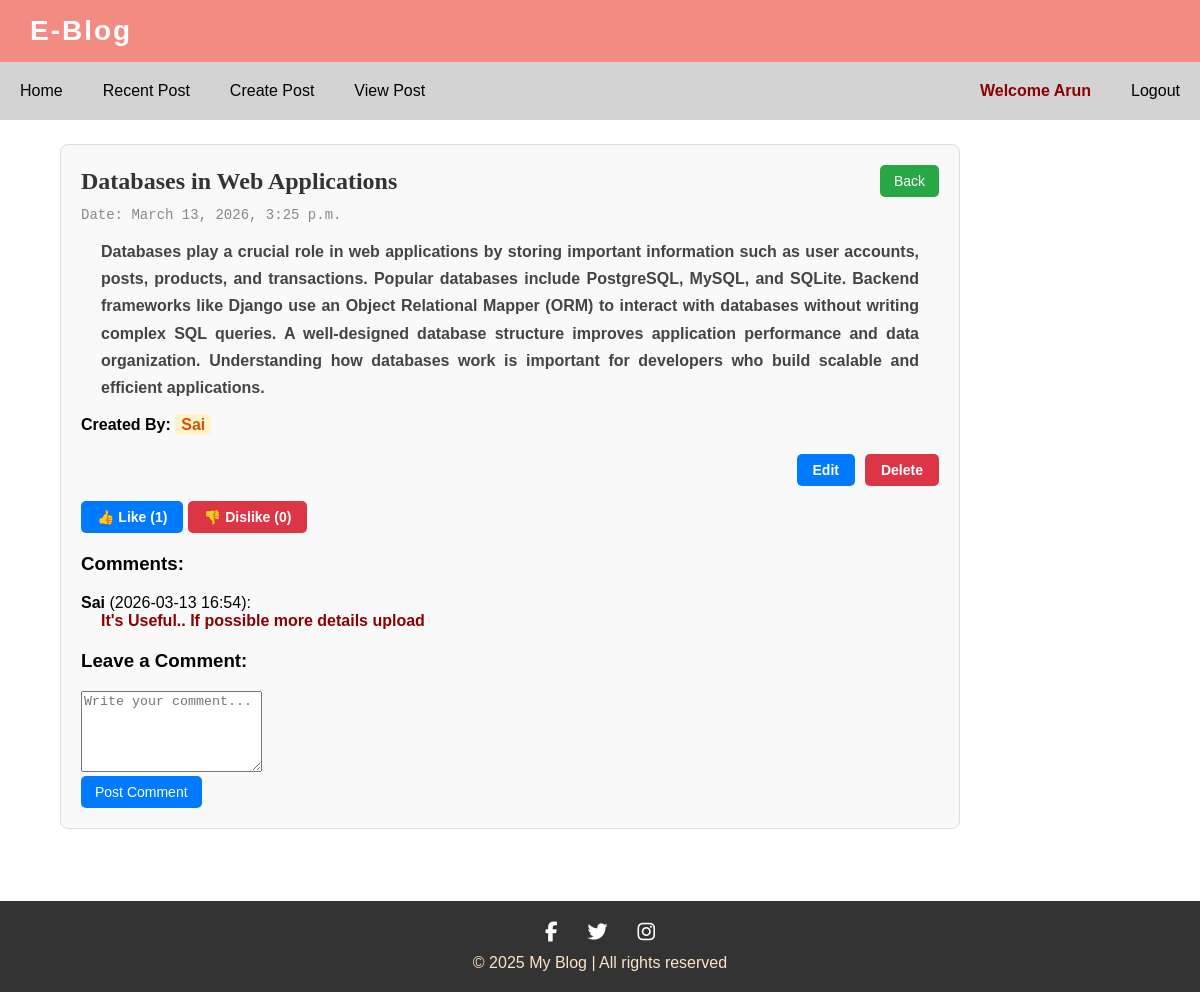
The app's page /descpost/10/ (signed in) with its own data.
### Blogapp/models.py (models this page shows)
class Post(models.Model):
    title = models.CharField(max_length=55)
    short_description = models.TextField(max_length=400)
    description = models.TextField(max_length=1000)
    created_by =models.DateTimeField(auto_now_add=True)
    user =models.ForeignKey(User,on_delete=models.CASCADE)

class Comment(models.Model):
    post = models.ForeignKey(Post,on_delete=models.CASCADE)
    user =models.ForeignKey(User,on_delete=models.CASCADE)
    content = models.TextField()
    created_at = models.DateTimeField(auto_now_add=True)

### Blogapp/views.py (the view, shortened to what this page needs)
# urls.py: path('descpost/<int:id>/',DetailedPost.as_view(),name="detailpost"),
class DetailedPost(View):
    def get(self,request,id):
        type = None
        user_obj =User_Reg.objects.filter(user=request.user).first()
        if user_obj:
            type =user_obj.usertype #type:ignore
        post_obj = get_object_or_404(Post, id=id)
        comments = Comment.objects.filter(post_id=post_obj).order_by("-created_at")
        post_likes = post_obj.likes.filter(value=1).count()
        post_dislikes = post_obj.likes.filter(value=-1).count()
        return render(request,'full_des.html',{'detpost':post_obj,'type':type,'cmd':comments,'post_likes': post_likes,'post_dislikes': post_dislikes})

### Blogapp/templates/full_des.html (shortened to what this page needs)
{% extends 'base.html' %}
{% block content %}
<div class="content-wrapper">
    <div class="title-bar">
        <span class="post-title">{{ detpost.title }}</span>
        <a class="back-btn" href="{% url 'viewpost' %}">Back</a>
    </div>
    <div class="post-date">Date: {{ detpost.created_by }}</div>
    <p class="post-description">{{ detpost.description|linebreaksbr }}</p>
    <h3 class="creator">
        Created By: <span class="highlight-name">{{ detpost.user.first_name }}</span>
    </h3>
    <div class="action-buttons">
        {% if type == 'admin' or type == 'creator' %}
            <a href="{% url 'updatepost' detpost.id %}" class="action-btn edit-btn">Edit</a>
            <a href="{% url 'deletepost' detpost.id %}" class="action-btn delete-btn">Delete</a>
        {% endif %}
    </div>
    <div class="like-dislike-buttons" style="margin-top:15px;">
        <form action="{% url 'like_post' detpost.id %}" method="post" style="display:inline;">
            <button type="submit" class="like-btn">
                👍 Like ({{ post_likes }})
            </button>
        </form>
        <form action="{% url 'dislike_post' detpost.id %}" method="post" style="display:inline;">
            <button type="submit" class="dislike-btn">
                👎 Dislike ({{ post_dislikes }})
            </button>
        </form>
    </div>
    <h3 style="margin-top:20px;">Comments:</h3>
    {% for i in cmd %}
        <div class="comment-block">
            <strong>{{ i.user.first_name }}</strong> ({{ i.created_at|date:"Y-m-d H:i" }}):
            <p>{{ i.content }}</p>
        </div>
    {% empty %}
        <p>No comments yet.</p>
    {% endfor %}
    <h3 style="margin-top:20px;">Leave a Comment:</h3>
    <form method="POST">
        <textarea name="content" rows="5" placeholder="Write your comment..." required></textarea>
        <br>
        <button type="submit" class="comment-btn">Post Comment</button>
    </form>
</div>
<footer>
    <div class="footer">
        <a href="https://facebook.com" target="_blank"><i class="fab fa-facebook-f"></i></a>
        <a href="https://twitter.com" target="_blank"><i class="fab fa-twitter"></i></a>
        <a href="https://instagram.com" target="_blank"><i class="fab fa-instagram"></i></a>
        <div class="copyright">
            &copy; 2025 My Blog | All rights reserved
        </div>
    </div>
</footer>
{% endblock %}

### Blogapp/templates/base.html (shortened to what this page needs)
<!DOCTYPE html>
<html>
<head>
    <link rel="stylesheet" href="https://cdnjs.cloudflare.com/ajax/libs/font-awesome/6.7.1/css/all.min.css">
</head>
<body>
    <div class="brand">E-Blog</div>
    <div class="nav-bar">
        <div><a href="{% url 'home' %}">Home</a></div>
        <div><a href="{% url 'recentpost' %}">Recent Post</a></div>
        {% if user.is_authenticated %}
            <div><a href="{% url 'createpost' %}">Create Post</a></div>
            <div><a href="{% url 'viewpost' %}">View Post</a></div>
            <div class="empty-nav"></div>
            <p>Welcome {{ request.user.first_name }}</p>
            <div><a href="{% url 'logout' %}">Logout</a></div>
        {% else %}
            <div><a href="{% url 'register' %}">Register</a></div>
            <div><a href="{% url 'login' %}">Login</a></div>
        {% endif %}
    </div>
    {% block content %}
    {% endblock %}
</body>
</html>

### Blogapp/templates/base.html (style rules this page uses)
body { margin: 0; padding: 0; font-family: Arial, sans-serif; }
.brand { background-color: #f28b82; color: white; font-size: 28px; font-weight: bold; padding: 15px 30px; letter-spacing: 2px; }
.nav-bar { display: flex; align-items: center; background-color: lightgray; font-family: Verdana, Geneva, Tahoma, sans-serif; font-size: 16px; }
.nav-bar div { padding: 20px 20px; }
.nav-bar div a { text-decoration: none; color: black; font-weight: 500; }
.empty-nav { flex: 1; }
p { font-weight: bold; color: darkred; font-size: medium; margin: 0 20px; }

### Blogapp/templates/full_des.html (style rules this page uses)
.content-wrapper { width: 75%; margin: 2% 5% 6%; padding: 20px; box-sizing: border-box; background-color: #f9f9f9; border-radius: 8px; border: 1px solid #ddd; }
.title-bar { display: flex; justify-content: space-between; align-items: center; }
.post-title { font-family: 'Georgia', serif; font-size: 24px; font-weight: bold; color: #333; }
.back-btn { padding: 8px 14px; border: none; border-radius: 5px; background-color: #28a745; color: white; cursor: pointer; text-decoration: none; font-size: 14px; transition: background-color 0.3s; }
.post-date { font-family: 'Courier New', monospace; font-size: 14px; color: #888; margin-top: 10px; }
.post-description { margin-top: 15px; font-family: 'Verdana', sans-serif; line-height: 1.7; color: #444; text-align: justify; margin-bottom: 15px; white-space: pre-line; }
.creator { margin-top: 15px; font-size: 16px; }
.highlight-name { font-family: 'Arial Black', sans-serif; color: #d35400; background-color: #fff3cd; padding: 2px 6px; border-radius: 4px; }
.action-buttons { display: flex; justify-content: flex-end; gap: 10px; margin-top: 20px; }
.action-btn { padding: 8px 16px; border: none; border-radius: 5px; font-size: 14px; font-weight: bold; cursor: pointer; text-decoration: none; transition: all 0.3s ease; }
.edit-btn { background-color: #007bff; color: white; }
.delete-btn { background-color: #dc3545; color: white; }
.like-dislike-buttons form { display: inline; }
.like-dislike-buttons button { padding: 8px 16px; font-size: 14px; font-weight: bold; border-radius: 5px; border: none; cursor: pointer; transition: all 0.3s ease; display: inline-flex; align-items: center; gap: 5px; }
.comment-btn { padding: 8px 14px; border: none; border-radius: 5px; background-color: #007bff; color: white; cursor: pointer; text-decoration: none; font-size: 14px; transition: background-color 0.3s; }
.like-btn { background-color: #007bff; color: white; }
.dislike-btn { background-color: #dc3545; color: white; }
.footer { background-color: #333; padding: 20px; display: flex; justify-content: center; align-items: center; flex-wrap: wrap; margin-top: 60px; }
.footer a { color: white; margin: 0 15px; font-size: 20px; }
.copyright { width: 100%; text-align: center; color: bisque; margin-top: 10px; }

### records on screen
Post: title "Databases in Web Applications", created_by "March 13, 2026, 3:25 p.m.", description "Databases play a crucial role in web applications by storing important information such as user accounts, posts, products, and transactions. Popular databases include PostgreSQL, MySQL, and SQLite. Backend frameworks like Django use an Object Relational Mapper (ORM) to interact with databases without writing complex SQL queries. A well-designed database structure improves application performance and data organization. Understanding how databases work is important for developers who build scalable and efficient applications.", user.first_name "Sai"
Comment: user.first_name "Sai", created_at "2026-03-13 16:54", content "It's Useful.. If possible more details upload"

### other values on screen
{{ request.user.first_name }} "Arun"
{{ post_likes }} "1"
{{ post_dislikes }} "0"
